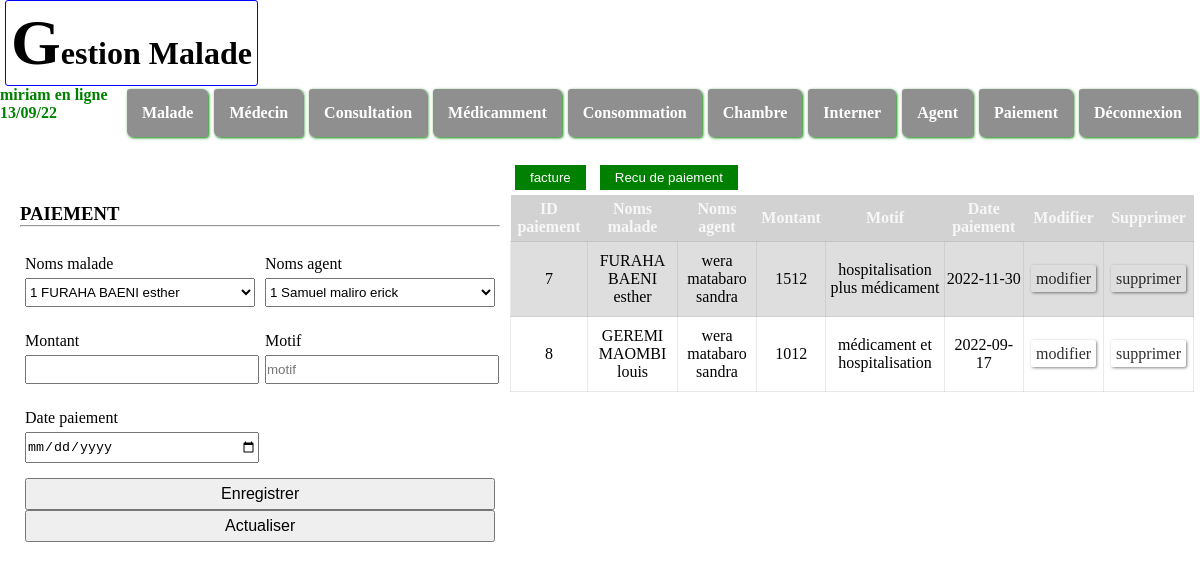
The page /Fichier_PHP/paiement.php (signed in) on the database its author committed.
### tables this page shows
CREATE TABLE IF NOT EXISTS `paiement` (
  `idpaiement` int(11) NOT NULL AUTO_INCREMENT,
  `idmala` int(11) NOT NULL,
  `idag` int(11) NOT NULL,
  `montant` int(10) NOT NULL,
  `motif` varchar(35) DEFAULT NULL,
  `datepaiement` date DEFAULT NULL,
  PRIMARY KEY (`idpaiement`),
  KEY `fk_malade1` (`idmala`),
  KEY `fk_ag` (`idag`)
);

CREATE TABLE IF NOT EXISTS `malade` (
  `idmala` int(11) NOT NULL AUTO_INCREMENT,
  `nomsmalade` varchar(25) NOT NULL,
  `datenaissancemala` date NOT NULL,
  `etatcivilmala` varchar(20) NOT NULL,
  `sexemala` varchar(10) NOT NULL,
  `professionmala` varchar(25) NOT NULL,
  `adresse` varchar(25) NOT NULL,
  `telmala` varchar(20) NOT NULL,
  `poidsmala` varchar(10) NOT NULL,
  `taillemala` varchar(10) NOT NULL,
  `tamala` varchar(10) NOT NULL,
  `frmala` varchar(10) NOT NULL,
  `fcmala` varchar(10) NOT NULL,
  `poulsmala` varchar(10) DEFAULT NULL,
  `tmala` varchar(10) NOT NULL,
  PRIMARY KEY (`idmala`)
);

CREATE TABLE IF NOT EXISTS `agent` (
  `idag` int(11) NOT NULL AUTO_INCREMENT,
  `nomsagent` varchar(25) NOT NULL,
  `sexeag` varchar(10) NOT NULL,
  `phoneag` varchar(20) NOT NULL,
  `serviceag` varchar(25) NOT NULL,
  PRIMARY KEY (`idag`)
);

### Fichier_PHP/paiement.php (the view, shortened to what this page needs)
<?php require 'header.php';
require "pdo.php";
?>
    <main>
    <div class="gauche">
            <form action="" method="post">
                <h3>PAIEMENT</h3><hr></br>
                <div class="gp">
                    <div class="item">
                    <label for="">Noms malade</label> <br>
                    <select name="idmalade">
                        <?php
                        $sql="SELECT idmala, nomsmalade FROM malade";
                        $requete=$pdo->prepare($sql);
                        $requete->execute();
                        $tab=$requete->FetchAll(PDO::FETCH_ASSOC);
                        foreach($tab as $data){
                            $idmala=$data['idmala'];
                            $nomsmalade=$data['nomsmalade'];
                        ?>
                        <option value="<?php echo $idmala?>"><?php echo $idmala . " ".$nomsmalade?></option>
                        <?php
                        }
                         ?>
                    </select>
                    </div>
                    <div class="item">
                    <label for="">Noms agent</label> <br>
                    <select name="idag ">
                        <?php
                        $sql="SELECT idag , nomsagent FROM agent";
                        $requete=$pdo->prepare($sql);
                        $requete->execute();
                        $tab=$requete->FetchAll(PDO::FETCH_ASSOC);
                        foreach($tab as $data){
                            $idag=$data['idag'];
                            $nomsagent=$data['nomsagent'];
                        ?>
                        <option value="<?php echo $idag ?>"><?php echo $idag. " ".$nomsagent?></option>
                        <?php
                        }
                         ?>
                    </select>
                    </div>
                </div>
                <div class="gp">
                    <div class="item">
                    <label for="">Montant</label> <br>
                    <input type="text" name="montant">
                    </div>
                    <div class="item">
                    <label for="">Motif</label>
                    <input type="text" name="motif" placeholder="motif">
                    </div>
                </div>
                <div class="gp">
                    <div class="item">
                    <label for="">Date paiement</label> <br>
                    <input type="date" name="datepaiement">
                    </div>
                </div>
                <div class="btn">
                <button type="submit" name="enregistrer">Enregistrer</button>
                <button type="submit" name="actualiser">Actualiser</button>
                </div>
            </form>
    </div>
    <div class="droite">
        <form action="" method="post">
                <button type="submit" name="fac" class="im">facture</button>
                <button type="submit" name="res" class="im">Recu de paiement</button>
        </form>
        <div class="table">
            <table>
                <thead>
                    <tr>
                        <th>ID paiement</th>
                        <th>Noms malade</th>
                        <th>Noms agent</th>
                        <th>Montant</th>
                        <th>Motif</th>
                        <th>Date paiement </th>
                        <th>Modifier</th>
                        <th>Supprimer</th>
                    </tr>
                </thead>
                <tbody>
                    <tr>
                     <?php
                    $sql="SELECT paiement.idpaiement, malade.nomsmalade,agent.nomsagent,paiement.montant,paiement.motif,paiement.datepaiement FROM paiement, malade,agent WHERE malade.idmala=paiement.idmala AND agent.idag =paiement.idag";
                    $requete=$pdo->prepare($sql);
                    $requete->execute();
                    $tab=$requete->FetchAll(PDO::FETCH_ASSOC);
                    foreach($tab as $data){
                        $idpaiement=$data['idpaiement'];
                        $idmalade=$data['nomsmalade'];
                        $idagent=$data['nomsagent'];
                        $montant=$data['montant'];
                        $motif=$data['motif'];
                        $date=$data['datepaiement'];
                        ?>
                        <td><?php echo $idpaiement?></td>
                        <td><?php echo $idmalade?></td>
                        <td><?php echo $idagent?></td>
                        <td><?php echo $montant?></td>
                        <td><?php echo $motif?></td>
                        <td><?php echo $date?></td>
                        <td><a href="modifier_paiement.php?id=<?php echo $idpaiement?>">modifier</a></td>
                        <td><a href="supprimer_paiement.php?id=<?php echo $idpaiement?>">supprimer</a></td>
                        </tr>
                        <?php
                }
                    ?>
                </tbody>
            </table>
    </div>
    </main>
</body>
</html>

### fichier_CSS/malade.css (style rules this page uses)
* { padding: 0; margin: 0; }
body main { width: 100%; display: flex; height: auto; margin-top: 20px; position: relative; }
body main .gauche { width: 40%; display: flex; align-items: center; justify-content: center; margin-left: 20px; }
body main .gauche form { width: 100%; display: flex; justify-content: center; flex-direction: column; }
body main .gauche form .gp { width: 100%; display: flex; margin: 10px 0; }
body main .gauche form .gp .item { width: 50%; }
body main .gauche form .gp .item input, select { width: 96%; margin: 5px; padding: 5px 0; }
body main .gauche form .gp .item label { margin: 5px; color: black; }
body main .gauche form .btn { margin-left: 5px; margin-bottom: 10px; width: 98%; }
body main .gauche form .btn button { width: 100%; padding: 5px 0; font-size: 1em; }
body main .droite { width: 57%; margin-left: 10px; }
body main .droite form button { padding: 5px 15px; margin: 5px; display: inline-block; background: green; color: white; border: none; }
body main .droite table { width: 100%; border-collapse: collapse; }
body main .droite table thead { background: rgba(0, 0, 0, 0.178); }
body main .droite table thead tr th { padding: 5px; color: rgba(255, 255, 255, 0.815); }
body main .droite table tbody tr { background: rgba(128, 128, 128, 0.26); text-align: center; }
body main .droite table tbody tr td { border: 1px solid rgba(128, 128, 128, 0.164); padding: 10px 2px; }
body main .droite .table { height: 400px; overflow: auto; }
.im { padding: 5px 15px; margin: 5px; display: inline-block; background: green; color: white; border: none; text-decoration: none; }
* a { text-decoration: none; color: rgba(0, 0, 0, 0.815); padding: 5px; margin: 5px; border-radius: 2px; box-shadow: 1px 1px 3px rgba(0, 0, 0, 0.479); }
main { position: relative; }

### rows shown on the page
paiement: idpaiement "7", idmala.nomsmalade "FURAHA BAENI esther", idag.nomsagent "wera matabaro sandra", montant "1512", motif "hospitalisation plus médicament", datepaiement "2022-11-30"
paiement: idpaiement "8", idmala.nomsmalade "GEREMI MAOMBI louis", idag.nomsagent "wera matabaro sandra", montant "1012", motif "médicament et hospitalisation", datepaiement "2022-09-17"

### other values the page prints
$_SESSION['username'] "miriam"
form field idmalade "1 FURAHA BAENI esther"
form field value "1 Samuel maliro erick"
